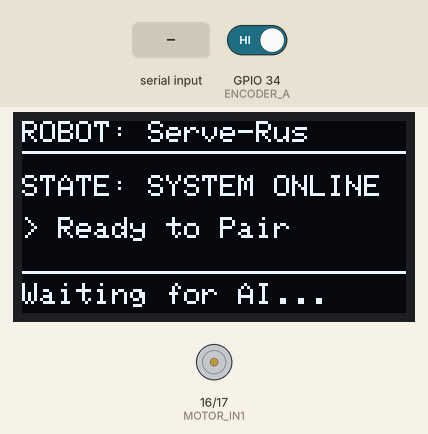
Recording of a sketch running on a simulated ESP32. Parts: 128×64 one-colour display, motor-driver pin pairs drawn as motors (green arrow = first pin HIGH = forward, orange = second pin HIGH = backward, longer = more drive, scaled by the enable pin). The inputs (shaded band) are chosen by the test bench; at power-on: GPIO 34 (ENCODER_A) HIGH. Nothing arrives over Bluetooth unless stated; what the sketch prints to the serial monitor is not drawn.

Above: at 1.2 s.
1.3 s: "GO_45\n" received over the second serial link
At 2.1 s:
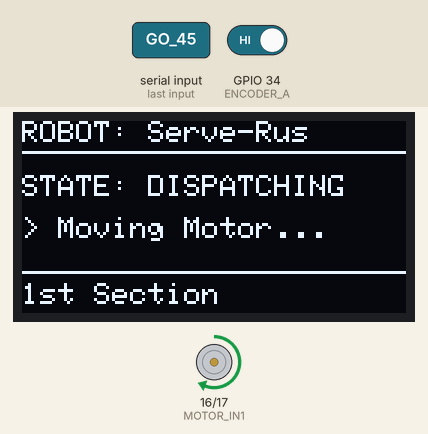
Timing chart, 0 to 4.3 s (numbered marks = the images above; inputs shaded):
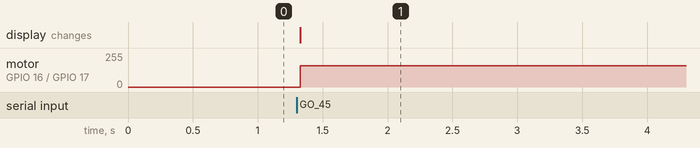

The sketch:

Serve-Rus.ino
```cpp
#include <Wire.h>
#include <Adafruit_GFX.h>
#include <Adafruit_SSD1306.h>
#include "BluetoothSerial.h"

// --- SYSTEM OBJECTS ---
BluetoothSerial SerialBT;
#define SCREEN_WIDTH 128
#define SCREEN_HEIGHT 64
#define OLED_RESET -1
Adafruit_SSD1306 display(SCREEN_WIDTH, SCREEN_HEIGHT, &Wire, OLED_RESET);

// --- PIN DEFINITIONS ---
// Rotary Encoder
#define ENCODER_A 34  // CLK pin
#define ENCODER_B 35  // DT pin
// L298 Motor Driver
#define MOTOR_IN1 16
#define MOTOR_IN2 17
#define MOTOR_ENA 18  // PWM Speed Control

// --- HARDWARE TUNING VARIABLES ---
// Adjust TICKS_PER_REV if your motor doesn't land perfectly on the quadrants
const int TICKS_PER_REV = 1200;
const int MOTOR_SPEED = 160;    // PWM Speed (0-255)
const int TOLERANCE = 10;       // Allowed error margin for braking

// --- GLOBAL STATE ---
volatile long encoderTicks = 0;
String currentTraySlot = "Home (0 Deg)";

// --- INTERRUPT SERVICE ROUTINE ---
// This runs in the background to catch every single encoder pulse
void IRAM_ATTR readEncoder() {
  if (digitalRead(ENCODER_B) > 0) {
    encoderTicks++;
  } else {
    encoderTicks--;
  }
}

void setup() {
  Serial.begin(115200);

  // 1. Initialize Bluetooth
  SerialBT.begin("Serve-Rus-Robot");
  Serial.println("Bluetooth Online: Serve-Rus-Robot");

  // 2. Configure Pins
  pinMode(ENCODER_A, INPUT);
  pinMode(ENCODER_B, INPUT);
  pinMode(MOTOR_IN1, OUTPUT);
  pinMode(MOTOR_IN2, OUTPUT);
  pinMode(MOTOR_ENA, OUTPUT);

  // 3. Attach Hardware Interrupt for the Encoder
  attachInterrupt(digitalPinToInterrupt(ENCODER_A), readEncoder, RISING);

  // 4. Initialize OLED Display (SDA=21, SCL=22 default)
  if(!display.begin(SSD1306_SWITCHCAPVCC, 0x3C)) {
    Serial.println(F("OLED failed to initialize."));
    for(;;); // Halt if OLED fails
  }

  updateOLED("SYSTEM ONLINE", "Ready to Pair", "Waiting for AI...");
}

void loop() {
  // Listen for incoming App Inventor Bluetooth text strings
  if (SerialBT.available()) {
    String command = SerialBT.readStringUntil('\n');
    command.trim(); // Clean up hidden characters

    // Route command to the correct quadrant
    if (command == "GO_45") {
      currentTraySlot = "1st Section";
      navigateToDegrees(45);
    }
    else if (command == "GO_135") {
      currentTraySlot = "2nd Section";
      navigateToDegrees(135);
    }
    else if (command == "GO_225") {
      currentTraySlot = "3rd Section";
      navigateToDegrees(225);
    }
    else if (command == "GO_315") {
      currentTraySlot = "4th Section";
      navigateToDegrees(315);
    }
    // Safety return to home
    else if (command == "GO_0") {
      currentTraySlot = "Home (0 Deg)";
      navigateToDegrees(0);
    }
  }

  yield(); // Keep background ESP32 tasks running smoothly
}

// --- CORE MOVEMENT LOGIC ---
void navigateToDegrees(float targetDegrees) {
  // Convert target degrees to absolute encoder ticks
  long targetTicks = (targetDegrees / 360.0) * TICKS_PER_REV;

  updateOLED("DISPATCHING", "Moving Motor...", currentTraySlot);

  // Keep driving motor until we reach the target window
  while (abs(encoderTicks - targetTicks) > TOLERANCE) {
    if (encoderTicks < targetTicks) {
      // Current position is behind target -> Spin Forward
      analogWrite(MOTOR_ENA, MOTOR_SPEED);
      digitalWrite(MOTOR_IN1, HIGH);
      digitalWrite(MOTOR_IN2, LOW);
    } else {
      // Current position overshot target -> Spin Backward
      analogWrite(MOTOR_ENA, MOTOR_SPEED);
      digitalWrite(MOTOR_IN1, LOW);
      digitalWrite(MOTOR_IN2, HIGH);
    }
    yield();
  }

  // Target reached -> Hard Electronic Brake
  digitalWrite(MOTOR_IN1, LOW);
  digitalWrite(MOTOR_IN2, LOW);
  analogWrite(MOTOR_ENA, 0);

  // Update Display
  updateOLED("DEPLOYED", "Position Held", "Slot: " + currentTraySlot);
}

// --- OLED DASHBOARD RENDERER ---
void updateOLED(String statusLine, String actionLine, String footerLine) {
  display.clearDisplay();
  display.setTextSize(1);
  display.setTextColor(SSD1306_WHITE);

  // Header
  display.setCursor(0, 0);
  display.print("ROBOT: Serve-Rus");
  display.drawFastHLine(0, 10, 128, SSD1306_WHITE);

  // Status Body
  display.setCursor(0, 18);
  display.print("STATE: ");
  display.println(statusLine);

  display.setCursor(0, 32);
  display.print("> ");
  display.println(actionLine);

  // Footer
  display.drawFastHLine(0, 50, 128, SSD1306_WHITE);
  display.setCursor(0, 54);
  display.print(footerLine);

  display.display();
}
```

Measured:
- after the input at 1.3 s, motor on GPIO 16 (MOTOR_IN1) / GPIO 17 (MOTOR_IN2): stopped → forward 160/255 at once; the display: changes at once (image 1)
